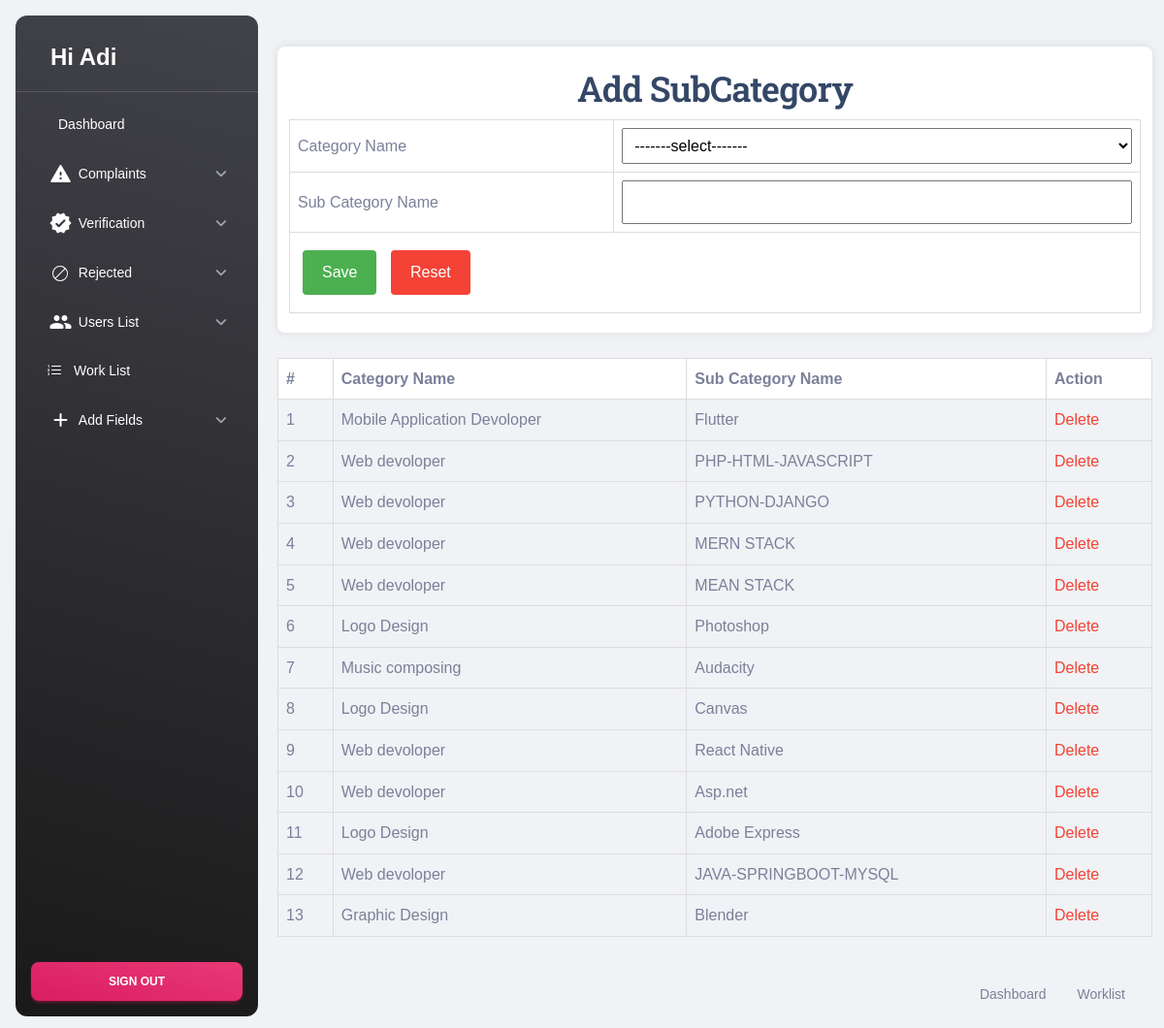
Page /Admin/SubCategory.php (signed in) on the earlier database version.
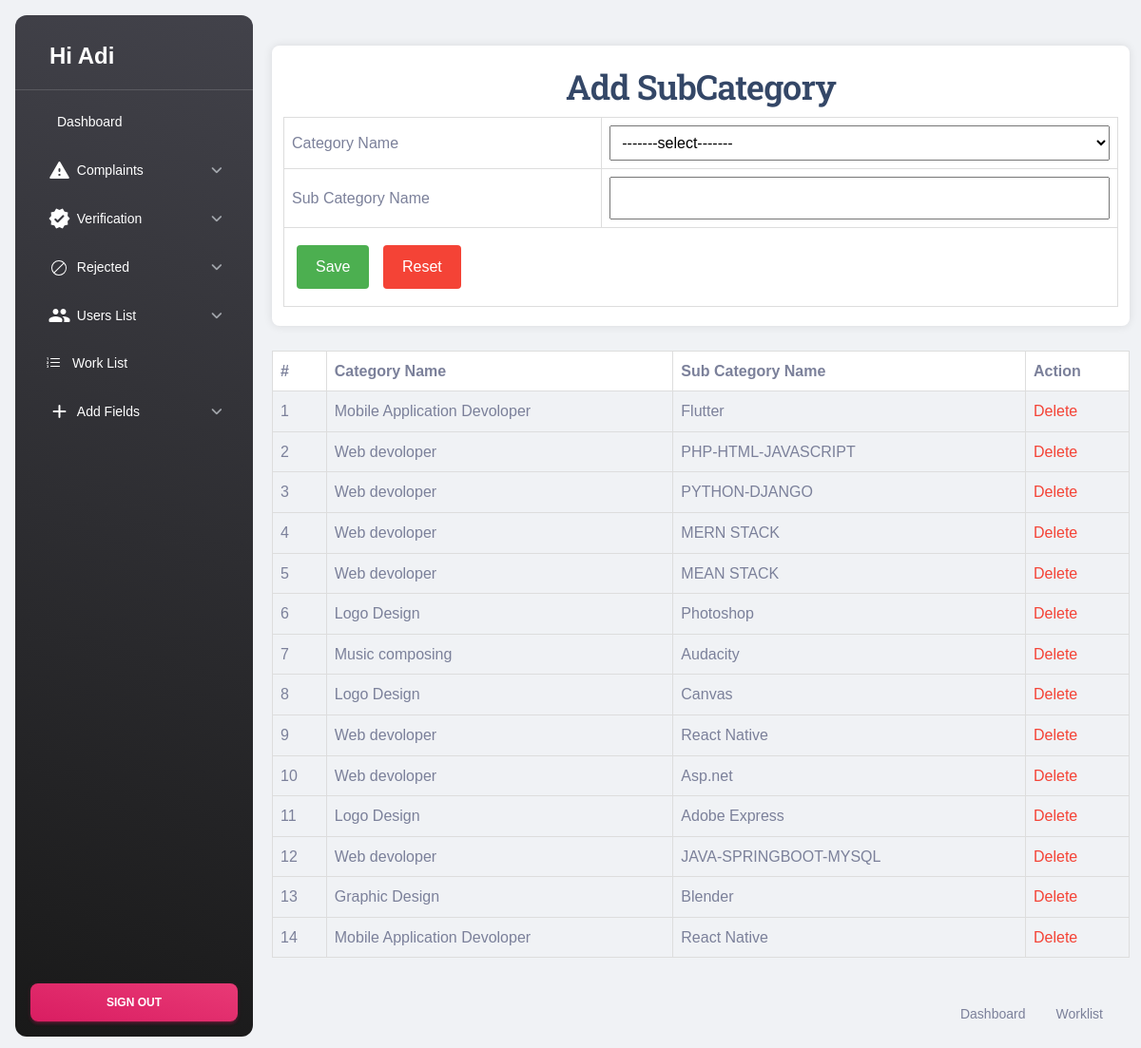
Same page on the later database version.
### tables this page shows
CREATE TABLE `tbl_subcat` (
  `subcat_id` int(11) NOT NULL,
  `subcat_name` varchar(50) NOT NULL,
  `category_id` int(11) NOT NULL
);

CREATE TABLE `tbl_category` (
  `category_id` int(11) NOT NULL,
  `category_name` varchar(50) NOT NULL
);

### Admin/SubCategory.php (the view, shortened to what this page needs)
<?php
include ('Header.php');
    ?>
<!DOCTYPE html
  PUBLIC "-//W3C//DTD XHTML 1.0 Transitional//EN" "http://www.w3.org/TR/xhtml1/DTD/xhtml1-transitional.dtd">
<html xmlns="http://www.w3.org/1999/xhtml">
<head>
</head>
<body>
  <form id="frm_subcat" name="frm_subcat" method="post" action="">
    <h2 align="center">Add SubCategory</h2>
    <table>
      <tr>
        <td>Category Name</td>
        <td>
          <select name="selcat" id="selcat">
            <option value="select">-------select-------</option>
          </select>
        </td>
      </tr>
      <tr>
        <td>Sub Category Name</td>
        <td>
          <input type="text" name="txt_subcat" id="txt_subcat" />
        </td>
      </tr>
      <tr>
        <td colspan="2" align="center">
          <input type="submit" name="btn_save" id="btn_save" value="Save" />
          <input type="reset" name="btn_cancel" id="btn_cancel" value="Reset" />
        </td>
      </tr>
    </table>
  </form>
  <div></div>
  <br>
  <table>
    <tr>
      <th style="background-color:white;">#</th>
      <th style="background-color:white;">Category Name</th>
      <th style="background-color:white;">Sub Category Name</th>
      <th style="background-color:white;">Action</th>
    </tr>
    <?php
    $selqry = "SELECT * from tbl_subcat u INNER JOIN  tbl_category p on u.category_id=p.category_id ";
    $subcategory = $con->query($selqry);
    $i = 0;
    while ($data = $subcategory->fetch_assoc()) {
      $i++;
      ?>
      <tr>
        <td><?php echo $i ?></td>
        <td><?php echo $data['category_name'] ?></td>
        <td><?php echo $data['subcat_name'] ?></td>
        <td><a href="SubCategory.php?did=<?php echo $data['subcat_id']; ?>"
            style="color: #f44336; text-decoration: none;">Delete</a></td>
      </tr>
      <?php
    }
    ?>
  </table>
</body>
<?php
include ('Footer.php');
?>
</html>

Differences in the rows shown:
added tbl_subcat: category.category_name "Mobile Application Devoloper", subcat_name "React Native"
